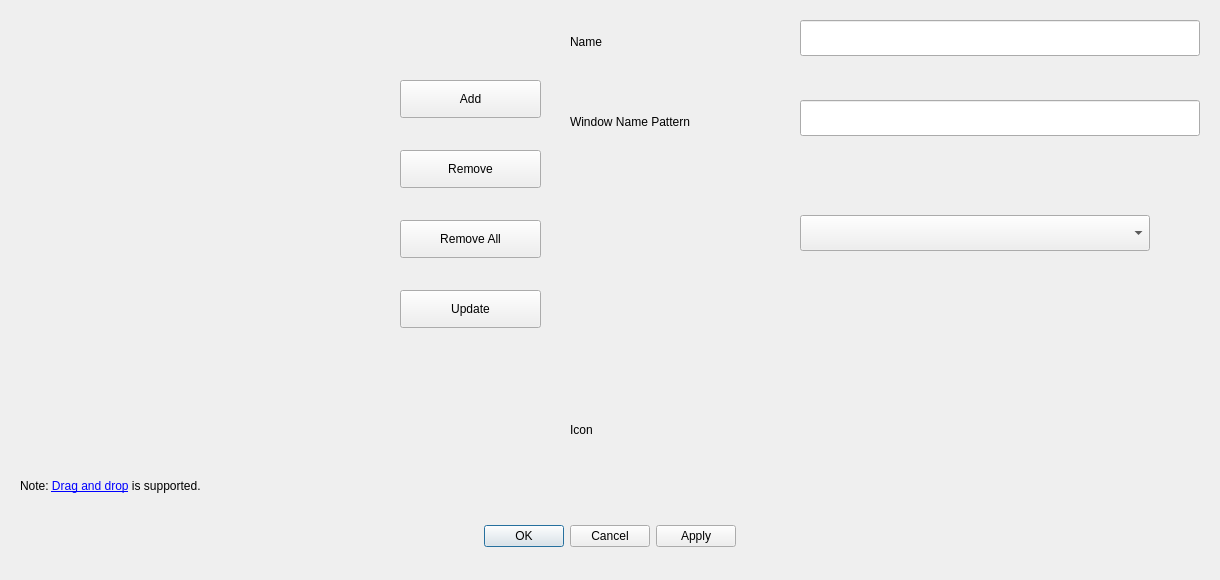
<?xml version="1.0" encoding="UTF-8"?>
<ui version="4.0">
 <class>IconOverrideRulesDialog</class>
 <widget class="QDialog" name="IconOverrideRulesDialog">
  <property name="geometry">
   <rect>
    <x>0</x>
    <y>0</y>
    <width>1220</width>
    <height>580</height>
   </rect>
  </property>
  <property name="windowTitle">
   <string>Edit Icon Override Rules</string>
  </property>
  <widget class="QDialogButtonBox" name="buttonBox">
   <property name="geometry">
    <rect>
     <x>80</x>
     <y>520</y>
     <width>1060</width>
     <height>32</height>
    </rect>
   </property>
   <property name="orientation">
    <enum>Qt::Horizontal</enum>
   </property>
   <property name="standardButtons">
    <set>QDialogButtonBox::Apply|QDialogButtonBox::Cancel|QDialogButtonBox::Ok</set>
   </property>
   <property name="centerButtons">
    <bool>true</bool>
   </property>
  </widget>
  <widget class="QLabel" name="launchersNote">
   <property name="geometry">
    <rect>
     <x>20</x>
     <y>475</y>
     <width>351</width>
     <height>23</height>
    </rect>
   </property>
   <property name="text">
    <string>Note: &lt;a href=https://github.com/dangvd/ksmoothdock/wiki/Documentation#editLaunchers_dragAndDrop&gt;Drag and drop&lt;/a&gt; is supported.</string>
   </property>
   <property name="textFormat">
    <enum>Qt::RichText</enum>
   </property>
  </widget>
  <widget class="QPushButton" name="add">
   <property name="geometry">
    <rect>
     <x>400</x>
     <y>80</y>
     <width>141</width>
     <height>38</height>
    </rect>
   </property>
   <property name="text">
    <string>Add</string>
   </property>
   <property name="icon">
    <iconset theme="list-add">
     <normaloff>.</normaloff>.</iconset>
   </property>
  </widget>
  <widget class="QPushButton" name="remove">
   <property name="geometry">
    <rect>
     <x>400</x>
     <y>150</y>
     <width>141</width>
     <height>38</height>
    </rect>
   </property>
   <property name="text">
    <string>Remove</string>
   </property>
   <property name="icon">
    <iconset theme="list-remove">
     <normaloff>.</normaloff>.</iconset>
   </property>
  </widget>
  <widget class="QPushButton" name="update">
   <property name="geometry">
    <rect>
     <x>400</x>
     <y>290</y>
     <width>141</width>
     <height>38</height>
    </rect>
   </property>
   <property name="text">
    <string>Update</string>
   </property>
   <property name="icon">
    <iconset theme="arrow-left">
     <normaloff>.</normaloff>.</iconset>
   </property>
  </widget>
  <widget class="QLabel" name="nameLabel">
   <property name="geometry">
    <rect>
     <x>570</x>
     <y>30</y>
     <width>81</width>
     <height>23</height>
    </rect>
   </property>
   <property name="text">
    <string>Name</string>
   </property>
  </widget>
  <widget class="QLineEdit" name="name">
   <property name="geometry">
    <rect>
     <x>800</x>
     <y>20</y>
     <width>400</width>
     <height>36</height>
    </rect>
   </property>
  </widget>
  <widget class="QLabel" name="windowNameLabel">
   <property name="geometry">
    <rect>
     <x>570</x>
     <y>110</y>
     <width>221</width>
     <height>23</height>
    </rect>
   </property>
   <property name="text">
    <string>Window Name Pattern</string>
   </property>
  </widget>
  <widget class="QLineEdit" name="windowNameRegex">
   <property name="geometry">
    <rect>
     <x>800</x>
     <y>100</y>
     <width>400</width>
     <height>36</height>
    </rect>
   </property>
  </widget>
  <widget class="QComboBox" name="rulePresets">
   <property name="geometry">
    <rect>
     <x>800</x>
     <y>215</y>
     <width>350</width>
     <height>36</height>
    </rect>
   </property>
  </widget>
  <widget class="QLabel" name="iconLabel">
   <property name="geometry">
    <rect>
     <x>570</x>
     <y>418</y>
     <width>72</width>
     <height>23</height>
    </rect>
   </property>
   <property name="text">
    <string>Icon</string>
   </property>
  </widget>
  <widget class="QPushButton" name="removeAll">
   <property name="geometry">
    <rect>
     <x>400</x>
     <y>220</y>
     <width>141</width>
     <height>38</height>
    </rect>
   </property>
   <property name="text">
    <string>Remove All</string>
   </property>
   <property name="icon">
    <iconset theme="edit-delete">
     <normaloff>.</normaloff>.</iconset>
   </property>
  </widget>
 </widget>
 <resources/>
 <connections>
  <connection>
   <sender>buttonBox</sender>
   <signal>accepted()</signal>
   <receiver>IconOverrideRulesDialog</receiver>
   <slot>accept()</slot>
   <hints>
    <hint type="sourcelabel">
     <x>248</x>
     <y>254</y>
    </hint>
    <hint type="destinationlabel">
     <x>157</x>
     <y>274</y>
    </hint>
   </hints>
  </connection>
  <connection>
   <sender>buttonBox</sender>
   <signal>rejected()</signal>
   <receiver>IconOverrideRulesDialog</receiver>
   <slot>reject()</slot>
   <hints>
    <hint type="sourcelabel">
     <x>316</x>
     <y>260</y>
    </hint>
    <hint type="destinationlabel">
     <x>286</x>
     <y>274</y>
    </hint>
   </hints>
  </connection>
 </connections>
</ui>
